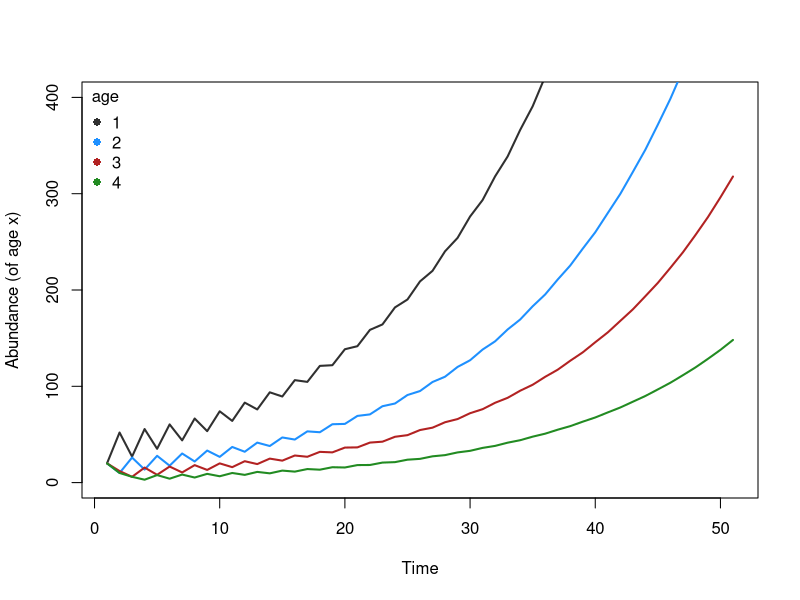
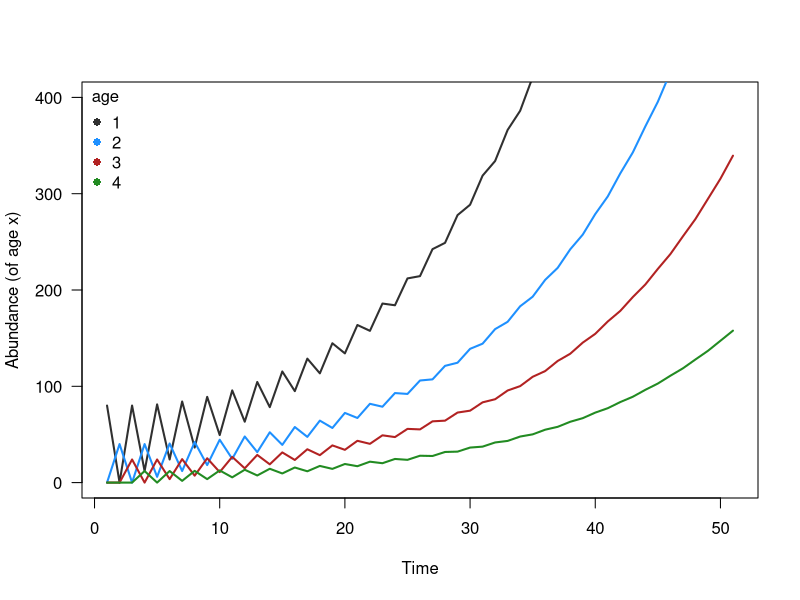
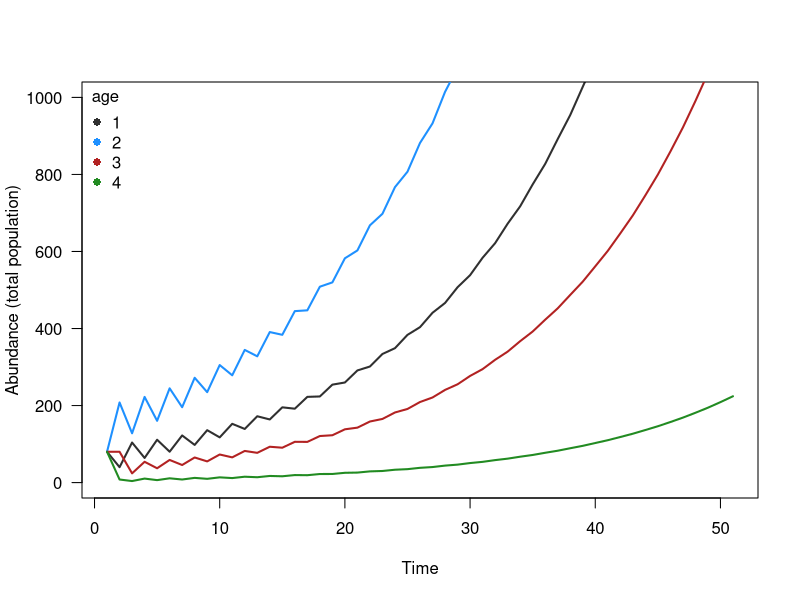

Here is the R script that generated these plots, in order:
## ---- chunk 1

projMatrix <- matrix(
  c(
    0,2, 0.5,0.1,
    0.5, 0,0,0,
    0, 0.6,0,0,
    0,0,0.5,0
  )
  ,nrow=4,ncol=4,byrow=T
)

abund0 <- matrix(c(20,20,20,20), ncol=1)

colz <- c(grey(0.1,0.9), 'dodgerblue', 'firebrick', 'forestgreen')

## ---- chunk 2

getStageDynamics <- function(projMatrix, abund, steps=100){
  ret <- matrix(0, ncol=length(abund), nrow=steps+1)
  ret[1,] <- abund
  for(i in 1:steps){
    ret[i+1, ] <- projMatrix %*% matrix(ret[i,],ncol=1) 
  }
  return(ret)
}
## ---- chunk 3

stageDynamics <- getStageDynamics(projMatrix, abund0, steps=50)

plot(stageDynamics[,1], type='l', lwd=2,
  col=colz[1], ylim=c(0,400),
  ylab='Abundance (of age x)', xlab='Time')
lines(stageDynamics[,2], lwd=2, col=colz[2])
lines(stageDynamics[,3], lwd=2, col=colz[3])
lines(stageDynamics[,4], lwd=2, col=colz[4])
legend('topleft', pch=16, col=colz[1:4],
  legend=c(1:4), title='age', bty='n')

## ---- chunk 4

stageDynamics <- getStageDynamics(projMatrix, 
  abund=matrix(c(80,0,0,0), ncol=1), steps=50)

plot(stageDynamics[,1], type='l', lwd=2,
  col=colz[1], ylim=c(0,400),
  ylab='Abundance (of age x)', xlab='Time', las=1)
lines(stageDynamics[,2], lwd=2, col=colz[2])
lines(stageDynamics[,3], lwd=2, col=colz[3])
lines(stageDynamics[,4], lwd=2, col=colz[4])
legend('topleft', pch=16, col=colz[1:4],
  legend=c(1:4), title='age', bty='n')

## ---- chunk 5

stageDynamics0 <- getStageDynamics(projMatrix, 
  abund=matrix(c(80,0,0,0), ncol=1), steps=50)
stageDynamics1 <- getStageDynamics(projMatrix, 
  abund=matrix(c(0,80,0,0), ncol=1), steps=50)
stageDynamics2 <- getStageDynamics(projMatrix, 
  abund=matrix(c(0,0,80,0), ncol=1), steps=50)
stageDynamics3 <- getStageDynamics(projMatrix, 
  abund=matrix(c(0,0,0,80), ncol=1), steps=50)


plot(rowSums(stageDynamics0), type='l', lwd=2,
  col=colz[1], ylim=c(0,1000),
  ylab='Abundance (total population)', xlab='Time', las=1)
lines(rowSums(stageDynamics1), lwd=2, col=colz[2])
lines(rowSums(stageDynamics2), lwd=2, col=colz[3])
lines(rowSums(stageDynamics3), lwd=2, col=colz[4])
legend('topleft', pch=16, col=colz[1:4],
  legend=c(1:4), title='age', bty='n')

## ---- chunk 6

eigen(projMatrix)$values[1]

eigen(projMatrix)$vectors[,1]

